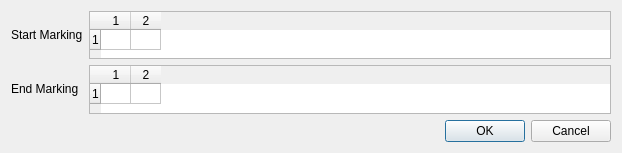
<?xml version="1.0" encoding="UTF-8"?>
<ui version="4.0">
 <class>Dialog</class>
 <widget class="QDialog" name="Dialog">
  <property name="geometry">
   <rect>
    <x>0</x>
    <y>0</y>
    <width>622</width>
    <height>153</height>
   </rect>
  </property>
  <property name="sizePolicy">
   <sizepolicy hsizetype="Preferred" vsizetype="Fixed">
    <horstretch>0</horstretch>
    <verstretch>0</verstretch>
   </sizepolicy>
  </property>
  <property name="windowTitle">
   <string>Dialog</string>
  </property>
  <layout class="QGridLayout" name="gridLayout">
   <item row="0" column="0">
    <widget class="QLabel" name="label">
     <property name="sizePolicy">
      <sizepolicy hsizetype="Preferred" vsizetype="Fixed">
       <horstretch>0</horstretch>
       <verstretch>0</verstretch>
      </sizepolicy>
     </property>
     <property name="text">
      <string>Start Marking</string>
     </property>
    </widget>
   </item>
   <item row="0" column="1">
    <widget class="QTableWidget" name="tableWidget_3">
     <property name="sizePolicy">
      <sizepolicy hsizetype="Expanding" vsizetype="Fixed">
       <horstretch>0</horstretch>
       <verstretch>0</verstretch>
      </sizepolicy>
     </property>
     <property name="minimumSize">
      <size>
       <width>0</width>
       <height>30</height>
      </size>
     </property>
     <property name="maximumSize">
      <size>
       <width>16777215</width>
       <height>50</height>
      </size>
     </property>
     <property name="rowCount">
      <number>1</number>
     </property>
     <property name="columnCount">
      <number>2</number>
     </property>
     <attribute name="horizontalHeaderCascadingSectionResizes">
      <bool>false</bool>
     </attribute>
     <attribute name="horizontalHeaderDefaultSectionSize">
      <number>30</number>
     </attribute>
     <attribute name="horizontalHeaderMinimumSectionSize">
      <number>20</number>
     </attribute>
     <attribute name="horizontalHeaderShowSortIndicator" stdset="0">
      <bool>false</bool>
     </attribute>
     <attribute name="horizontalHeaderStretchLastSection">
      <bool>false</bool>
     </attribute>
     <attribute name="verticalHeaderDefaultSectionSize">
      <number>20</number>
     </attribute>
     <row/>
     <column/>
     <column/>
    </widget>
   </item>
   <item row="1" column="0">
    <widget class="QLabel" name="label_2">
     <property name="sizePolicy">
      <sizepolicy hsizetype="Preferred" vsizetype="Fixed">
       <horstretch>0</horstretch>
       <verstretch>0</verstretch>
      </sizepolicy>
     </property>
     <property name="text">
      <string>End Marking</string>
     </property>
    </widget>
   </item>
   <item row="1" column="1">
    <widget class="QTableWidget" name="tableWidget_2">
     <property name="sizePolicy">
      <sizepolicy hsizetype="Expanding" vsizetype="Fixed">
       <horstretch>0</horstretch>
       <verstretch>0</verstretch>
      </sizepolicy>
     </property>
     <property name="minimumSize">
      <size>
       <width>0</width>
       <height>30</height>
      </size>
     </property>
     <property name="maximumSize">
      <size>
       <width>16777215</width>
       <height>50</height>
      </size>
     </property>
     <property name="rowCount">
      <number>1</number>
     </property>
     <property name="columnCount">
      <number>2</number>
     </property>
     <attribute name="horizontalHeaderCascadingSectionResizes">
      <bool>false</bool>
     </attribute>
     <attribute name="horizontalHeaderDefaultSectionSize">
      <number>30</number>
     </attribute>
     <attribute name="horizontalHeaderMinimumSectionSize">
      <number>20</number>
     </attribute>
     <attribute name="horizontalHeaderShowSortIndicator" stdset="0">
      <bool>false</bool>
     </attribute>
     <attribute name="horizontalHeaderStretchLastSection">
      <bool>false</bool>
     </attribute>
     <attribute name="verticalHeaderDefaultSectionSize">
      <number>20</number>
     </attribute>
     <row/>
     <column/>
     <column/>
    </widget>
   </item>
   <item row="2" column="0" colspan="2">
    <widget class="QDialogButtonBox" name="buttonBox">
     <property name="orientation">
      <enum>Qt::Horizontal</enum>
     </property>
     <property name="standardButtons">
      <set>QDialogButtonBox::Cancel|QDialogButtonBox::Ok</set>
     </property>
    </widget>
   </item>
  </layout>
 </widget>
 <resources/>
 <connections>
  <connection>
   <sender>buttonBox</sender>
   <signal>accepted()</signal>
   <receiver>Dialog</receiver>
   <slot>accept()</slot>
   <hints>
    <hint type="sourcelabel">
     <x>248</x>
     <y>254</y>
    </hint>
    <hint type="destinationlabel">
     <x>157</x>
     <y>274</y>
    </hint>
   </hints>
  </connection>
  <connection>
   <sender>buttonBox</sender>
   <signal>rejected()</signal>
   <receiver>Dialog</receiver>
   <slot>reject()</slot>
   <hints>
    <hint type="sourcelabel">
     <x>316</x>
     <y>260</y>
    </hint>
    <hint type="destinationlabel">
     <x>286</x>
     <y>274</y>
    </hint>
   </hints>
  </connection>
 </connections>
</ui>
